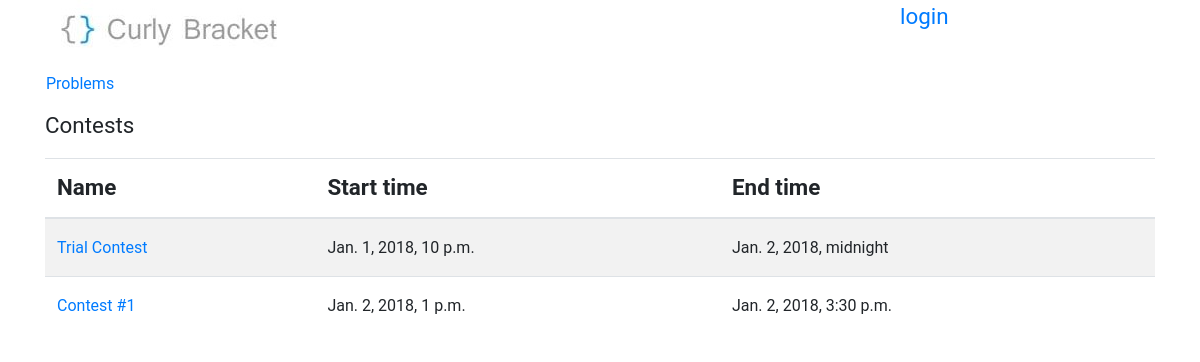
The page /contests/ on the database as committed earlier.
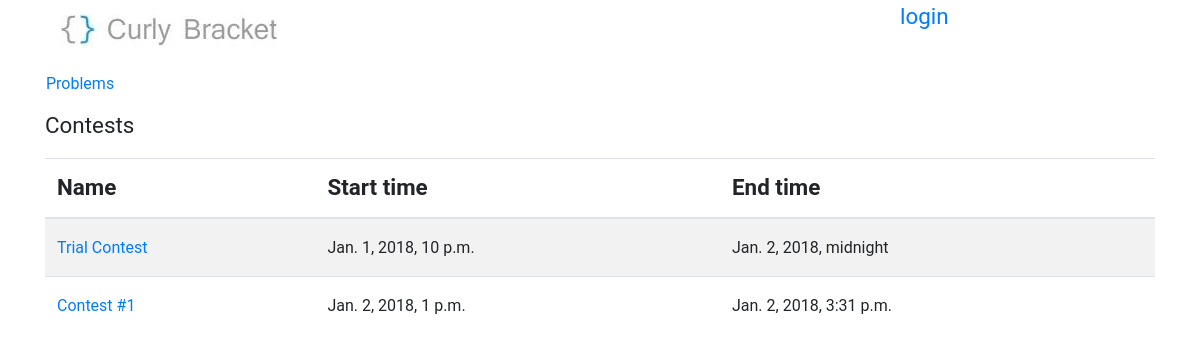
The same page on the database as committed later.
### BracketsOJ/models.py (models this page shows, shortened)
class contest(models.Model):
    name = models.CharField(max_length=50)
    start_date = models.DateTimeField()
    end_date = models.DateTimeField(blank=True,null=True)

### BracketsOJ/views.py (the view)
# urls.py: re_path(r'contests/?', views.contestsView, name='contests'),
def contestsView(request):
    contests = contest.objects.all()
    try:
        return render(request, 'contests.html', {'contests': contests})
    except:
        raise SuspiciousOperation()

### templates/contests.html (shortened to what this page needs)
{% extends "base.html" %}
{% block content %}
        <div>
            <nav class="row nav problem-text">
                <a class="nav-link" href="{% url 'problems' %}">Problems</a>
            </nav>
        </div>
        <div>
            <p>Contests</p>
            <div class="table-responsive">
                <table class="table table-striped">
                    <thead>
                        <tr>
                            <th colspan="2">
                                 Name
                            </th>
                            <th>
                                Start time
                            </th>
                            <th>
                                End time
                            </th>
                        </tr>
                    </thead>
                    <tbody class="problem-text">
                    {% load tz %}
                    {% for contest in contests %}
                        <tr>
                            <td colspan="2">
                                <a href="{% url 'dashboard' contest_id=contest.id %}">{{ contest.name }}</a>
                            </td>
                            <td>
                                {{ contest.start_date|localtime }}
                            </td>
                            <td>
                                {{ contest.end_date|localtime }}
                            </td>
                        </tr>
                    {% endfor %}
                    </tbody>
                </table>
            </div>
        </div>
{% endblock content %}

Rows that differ between the two databases and show on the page:
changed contest "Contest #1": end_date "Jan. 2, 2018, 3:30 p.m." → "Jan. 2, 2018, 3:31 p.m."
